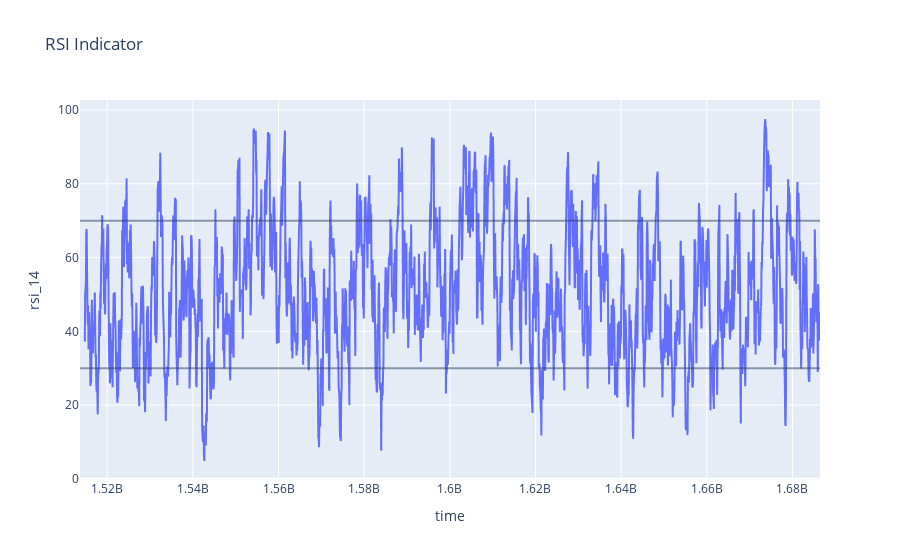

Notebook code for this chart:
### Markdown cell above
##### Generating Trade signals from crossovers

- When the RSI indicator drops below 30 (oversold), I will buy
- When RSI exceeds above 70 (overbought), I will sell

For Exit, we will use the ATR Indicator. ATR measures the average range for each period and is therefore a good volatility indicator. After entering a trade, we will set take profit and stop loss to 2 ATR each

### Code cell
# Calculating RSI indicator
df_RSIMR = df.copy()
import plotly.express as px

# setting the RSI Period
rsi_period = 14

# to calculate RSI, we first need to calculate the exponential weighted aveage gain and loss during the period
df_RSIMR['gain'] = (df_RSIMR['close'] - df_RSIMR['open']).apply(lambda x: x if x > 0 else 0)
df_RSIMR['loss'] = (df_RSIMR['close'] - df_RSIMR['open']).apply(lambda x: -x if x < 0 else 0)

# here we use the same formula to calculate Exponential Moving Average
df_RSIMR['ema_gain'] = df_RSIMR['gain'].ewm(span=rsi_period, min_periods=rsi_period).mean()
df_RSIMR['ema_loss'] = df_RSIMR['loss'].ewm(span=rsi_period, min_periods=rsi_period).mean()

# the Relative Strength is the ratio between the exponential avg gain divided by the exponential avg loss
df_RSIMR['rs'] = df_RSIMR['ema_gain'] / df_RSIMR['ema_loss']

# the RSI is calculated based on the Relative Strength using the following formula
df_RSIMR['rsi_14'] = 100 - (100 / (df_RSIM['rs'] + 1))

# displaying the results
display(df_RSIMR[['time', 'rsi_14', 'rs', 'ema_gain', 'ema_loss']])

# plotting the RSI
fig_rsi = px.line(df_RSIMR, x='time', y='rsi_14', title='RSI Indicator')

# RSI commonly uses oversold and overbought levels, usually at 70 and 30
overbought_level = 70
orversold_level = 30

# adding oversold and overbought levels to the plot
fig_rsi.add_hline(y=overbought_level, opacity=0.5)
fig_rsi.add_hline(y=orversold_level, opacity=0.5)

# showing the RSI Figure
display(fig_rsi)

### Figure 1 — Plotly figure (JSON) as saved in the notebook; plotly's stock layout.template omitted (floating-point values rounded to 4 significant figures; data arrays with more than 128 entries replaced by an {"elided": "..."} marker saying what was removed)
{"data": [{"hovertemplate": "time=%{x}<br>rsi_14=%{y}<extra></extra>", "legendgroup": "", "line": {"color": "#636efa", "dash": "solid"}, "marker": {"symbol": "circle"}, "mode": "lines", "name": "", "showlegend": false, "type": "scattergl", "x": {"elided": "2001 int values"}, "xaxis": "x", "y": {"elided": "2001 float values"}, "yaxis": "y"}], "layout": {"legend": {"tracegroupgap": 0}, "shapes": [{"opacity": 0.5, "type": "line", "x0": 0, "x1": 1, "xref": "x domain", "y0": 70, "y1": 70, "yref": "y"}, {"opacity": 0.5, "type": "line", "x0": 0, "x1": 1, "xref": "x domain", "y0": 30, "y1": 30, "yref": "y"}], "title": {"text": "RSI Indicator"}, "xaxis": {"anchor": "y", "domain": [0, 1], "title": {"text": "time"}}, "yaxis": {"anchor": "x", "domain": [0, 1], "title": {"text": "rsi_14"}}}}
